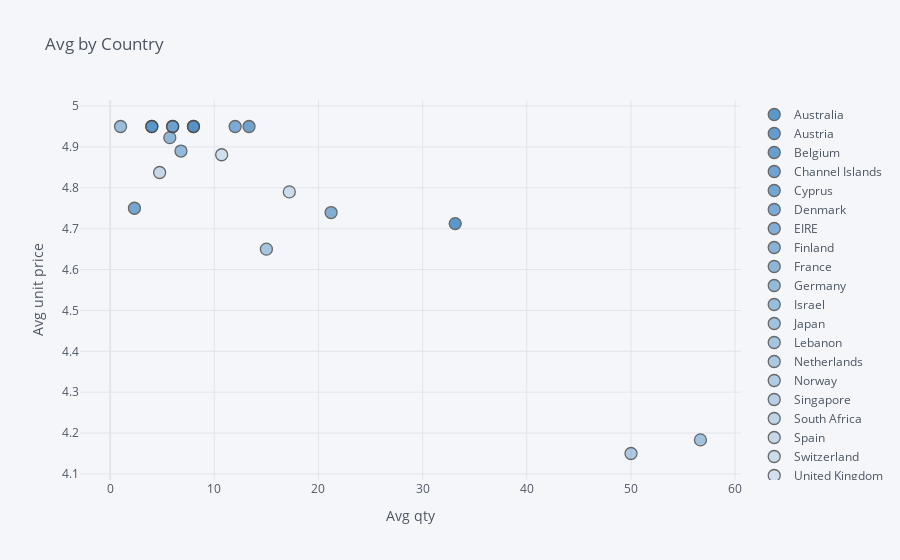

This figure's notebook cell:
### Code cell
data3.iplot (x='Quantity', 
             y='UnitPrice', 
            categories='Country',
            xTitle='Avg qty', 
            yTitle='Avg unit price',
            color='blue', 
            title='Avg by Country')

### Figure 1 — Plotly figure (JSON) as saved in the notebook; plotly's stock layout.template omitted (floating-point values rounded to 4 significant figures)
{"data": [{"marker": {"color": "rgba(55, 128, 191, 1.0)", "line": {"width": 1.3}, "opacity": 0.8, "size": 12, "symbol": "circle"}, "mode": "markers", "name": "Australia", "textfont": {"color": "#4D5663"}, "type": "scatter", "x": [33.12], "y": [4.713]}, {"marker": {"color": "rgba(55, 128, 191, 0.96)", "line": {"width": 1.3}, "opacity": 0.8, "size": 12, "symbol": "circle"}, "mode": "markers", "name": "Austria", "textfont": {"color": "#4D5663"}, "type": "scatter", "x": [8], "y": [4.95]}, {"marker": {"color": "rgba(55, 128, 191, 0.9199999999999999)", "line": {"width": 1.3}, "opacity": 0.8, "size": 12, "symbol": "circle"}, "mode": "markers", "name": "Belgium", "textfont": {"color": "#4D5663"}, "type": "scatter", "x": [4], "y": [4.95]}, {"marker": {"color": "rgba(55, 128, 191, 0.8799999999999999)", "line": {"width": 1.3}, "opacity": 0.8, "size": 12, "symbol": "circle"}, "mode": "markers", "name": "Channel Islands", "textfont": {"color": "#4D5663"}, "type": "scatter", "x": [13.33], "y": [4.95]}, {"marker": {"color": "rgba(55, 128, 191, 0.8399999999999999)", "line": {"width": 1.3}, "opacity": 0.8, "size": 12, "symbol": "circle"}, "mode": "markers", "name": "Cyprus", "textfont": {"color": "#4D5663"}, "type": "scatter", "x": [2.333], "y": [4.75]}, {"marker": {"color": "rgba(55, 128, 191, 0.8)", "line": {"width": 1.3}, "opacity": 0.8, "size": 12, "symbol": "circle"}, "mode": "markers", "name": "Denmark", "textfont": {"color": "#4D5663"}, "type": "scatter", "x": [12], "y": [4.95]}, {"marker": {"color": "rgba(55, 128, 191, 0.76)", "line": {"width": 1.3}, "opacity": 0.8, "size": 12, "symbol": "circle"}, "mode": "markers", "name": "EIRE", "textfont": {"color": "#4D5663"}, "type": "scatter", "x": [21.21], "y": [4.739]}, {"marker": {"color": "rgba(55, 128, 191, 0.72)", "line": {"width": 1.3}, "opacity": 0.8, "size": 12, "symbol": "circle"}, "mode": "markers", "name": "Finland", "textfont": {"color": "#4D5663"}, "type": "scatter", "x": [6], "y": [4.95]}, {"marker": {"color": "rgba(55, 128, 191, 0.6799999999999999)", "line": {"width": 1.3}, "opacity": 0.8, "size": 12, "symbol": "circle"}, "mode": "markers", "name": "France", "textfont": {"color": "#4D5663"}, "type": "scatter", "x": [5.727], "y": [4.923]}, {"marker": {"color": "rgba(55, 128, 191, 0.6399999999999999)", "line": {"width": 1.3}, "opacity": 0.8, "size": 12, "symbol": "circle"}, "mode": "markers", "name": "Germany", "textfont": {"color": "#4D5663"}, "type": "scatter", "x": [6.8], "y": [4.89]}, {"marker": {"color": "rgba(55, 128, 191, 0.5999999999999999)", "line": {"width": 1.3}, "opacity": 0.8, "size": 12, "symbol": "circle"}, "mode": "markers", "name": "Israel", "textfont": {"color": "#4D5663"}, "type": "scatter", "x": [1], "y": [4.95]}, {"marker": {"color": "rgba(55, 128, 191, 0.5599999999999998)", "line": {"width": 1.3}, "opacity": 0.8, "size": 12, "symbol": "circle"}, "mode": "markers", "name": "Japan", "textfont": {"color": "#4D5663"}, "type": "scatter", "x": [56.67], "y": [4.183]}, {"marker": {"color": "rgba(55, 128, 191, 0.5199999999999998)", "line": {"width": 1.3}, "opacity": 0.8, "size": 12, "symbol": "circle"}, "mode": "markers", "name": "Lebanon", "textfont": {"color": "#4D5663"}, "type": "scatter", "x": [15], "y": [4.65]}, {"marker": {"color": "rgba(55, 128, 191, 0.4799999999999998)", "line": {"width": 1.3}, "opacity": 0.8, "size": 12, "symbol": "circle"}, "mode": "markers", "name": "Netherlands", "textfont": {"color": "#4D5663"}, "type": "scatter", "x": [50], "y": [4.15]}, {"marker": {"color": "rgba(55, 128, 191, 0.44)", "line": {"width": 1.3}, "opacity": 0.8, "size": 12, "symbol": "circle"}, "mode": "markers", "name": "Norway", "textfont": {"color": "#4D5663"}, "type": "scatter", "x": [6], "y": [4.95]}, {"marker": {"color": "rgba(55, 128, 191, 0.39999999999999997)", "line": {"width": 1.3}, "opacity": 0.8, "size": 12, "symbol": "circle"}, "mode": "markers", "name": "Singapore", "textfont": {"color": "#4D5663"}, "type": "scatter", "x": [8], "y": [4.95]}, {"marker": {"color": "rgba(55, 128, 191, 0.35999999999999993)", "line": {"width": 1.3}, "opacity": 0.8, "size": 12, "symbol": "circle"}, "mode": "markers", "name": "South Africa", "textfont": {"color": "#4D5663"}, "type": "scatter", "x": [4], "y": [4.95]}, {"marker": {"color": "rgba(55, 128, 191, 0.3199999999999999)", "line": {"width": 1.3}, "opacity": 0.8, "size": 12, "symbol": "circle"}, "mode": "markers", "name": "Spain", "textfont": {"color": "#4D5663"}, "type": "scatter", "x": [4.75], "y": [4.838]}, {"marker": {"color": "rgba(55, 128, 191, 0.27999999999999986)", "line": {"width": 1.3}, "opacity": 0.8, "size": 12, "symbol": "circle"}, "mode": "markers", "name": "Switzerland", "textfont": {"color": "#4D5663"}, "type": "scatter", "x": [17.2], "y": [4.79]}, {"marker": {"color": "rgba(55, 128, 191, 0.23999999999999982)", "line": {"width": 1.3}, "opacity": 0.8, "size": 12, "symbol": "circle"}, "mode": "markers", "name": "United Kingdom", "textfont": {"color": "#4D5663"}, "type": "scatter", "x": [10.71], "y": [4.881]}], "layout": {"legend": {"bgcolor": "#F5F6F9", "font": {"color": "#4D5663"}}, "paper_bgcolor": "#F5F6F9", "plot_bgcolor": "#F5F6F9", "title": {"font": {"color": "#4D5663"}, "text": "Avg by Country"}, "xaxis": {"gridcolor": "#E1E5ED", "showgrid": true, "tickfont": {"color": "#4D5663"}, "title": {"font": {"color": "#4D5663"}, "text": "Avg qty"}, "zerolinecolor": "#E1E5ED"}, "yaxis": {"gridcolor": "#E1E5ED", "showgrid": true, "tickfont": {"color": "#4D5663"}, "title": {"font": {"color": "#4D5663"}, "text": "Avg unit price"}, "zerolinecolor": "#E1E5ED"}}}
